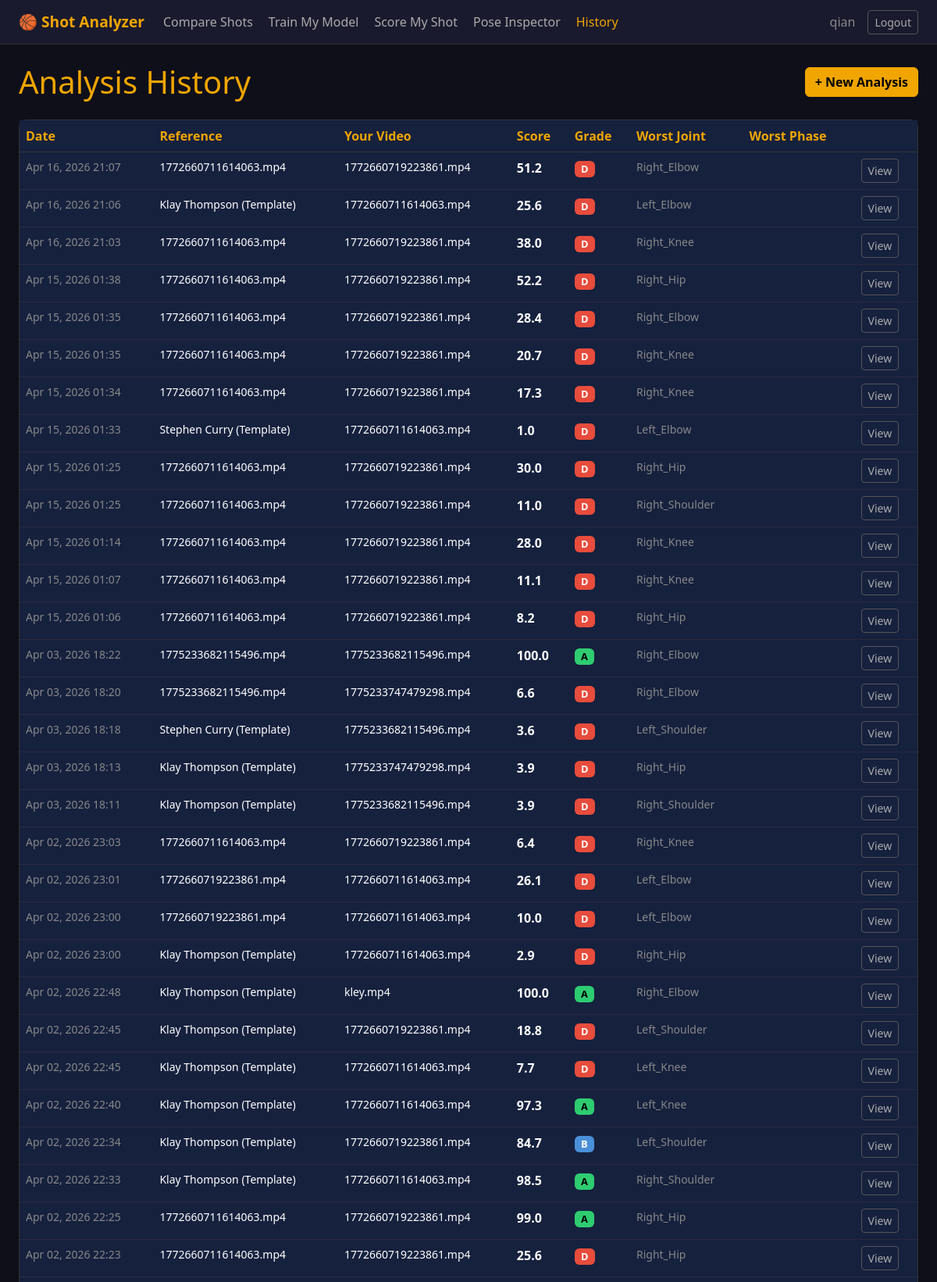
Page /history/ (signed in, upper part) on the committed database.
### shot_analyzer/models.py (models this page shows, shortened)
class AnalysisSession(models.Model):
    user = models.ForeignKey(User, on_delete=models.CASCADE, related_name='sessions')
    created_at = models.DateTimeField(auto_now_add=True)
    ref_video_name = models.CharField(max_length=255)
    user_video_name = models.CharField(max_length=255)
    overall_score = models.FloatField()
    grade = models.CharField(max_length=5)
    most_inconsistent_joint = models.CharField(max_length=50)
    feedback_json = models.TextField()       # JSON list[str]
    joint_scores_json = models.TextField()   # JSON list[dict]
    chart_score_card = models.TextField()    # base64 PNG
    chart_radar = models.TextField()         # base64 PNG
    chart_joint_bars = models.TextField()    # base64 PNG
    chart_angle_curves = models.TextField(blank=True)  # base64 PNG
    class Meta:
        ordering = ['-created_at']

### shot_analyzer/views.py (the view)
# urls.py: path('history/',            views.history,             name='history'),
@login_required
def history(request):
    sessions = AnalysisSession.objects.filter(user=request.user)
    return render(request, 'shot_analyzer/history.html', {'sessions': sessions})

### shot_analyzer/templates/shot_analyzer/history.html (shortened to what this page needs)
{% extends 'shot_analyzer/base.html' %}
{% block content %}
<div class="d-flex align-items-center justify-content-between mb-4">
  <h1 class="mb-0">Analysis History</h1>
  <a href="{% url 'compare' %}" class="btn btn-primary">+ New Analysis</a>
</div>
{% if sessions %}
<div class="card">
  <div class="card-body p-0">
    <table class="table table-dark table-hover mb-0">
      <thead>
        <tr>
          <th>Date</th>
          <th>Reference</th>
          <th>Your Video</th>
          <th>Score</th>
          <th>Grade</th>
          <th>Worst Joint</th>
          <th>Worst Phase</th>
          <th></th>
        </tr>
      </thead>
      <tbody>
        {% for s in sessions %}
        <tr>
          <td class="text-muted small">{{ s.created_at|date:"M d, Y H:i" }}</td>
          <td class="small">{{ s.ref_video_name }}</td>
          <td class="small">{{ s.user_video_name }}</td>
          <td class="fw-bold score-color-{{ s.grade|lower }}">{{ s.overall_score }}</td>
          <td><span class="badge badge-{{ s.grade|lower }}">{{ s.grade }}</span></td>
          <td class="text-muted small">{{ s.most_inconsistent_joint|title }}</td>
          <td class="text-muted small">{{ s.most_inconsistent_phase }}</td>
          <td>
            <a href="{% url 'results' s.id %}" class="btn btn-outline-secondary btn-sm">View</a>
          </td>
        </tr>
        {% endfor %}
      </tbody>
    </table>
  </div>
</div>
{% endif %}
{% endblock %}

### shot_analyzer/templates/shot_analyzer/base.html (shortened to what this page needs)
<!DOCTYPE html>
<html lang="en">
<head>
  <link href="https://cdn.jsdelivr.net/npm/bootstrap@5.3.0/dist/css/bootstrap.min.css" rel="stylesheet">
</head>
<body>
<nav class="navbar navbar-expand-lg">
  <div class="container-fluid px-4">
    <a class="navbar-brand" href="{% url 'home' %}">🏀 Shot Analyzer</a>
    <div class="collapse navbar-collapse" id="navMenu">
      {% if user.is_authenticated %}
      <ul class="navbar-nav me-auto gap-1">
        <li class="nav-item">
          <a class="nav-link {% if request.resolver_match.url_name == 'compare' %}active{% endif %}"
             href="{% url 'compare' %}">Compare Shots</a>
        </li>
        <li class="nav-item">
          <a class="nav-link {% if request.resolver_match.url_name == 'training' %}active{% endif %}"
             href="{% url 'training' %}">Train My Model</a>
        </li>
        <li class="nav-item">
          <a class="nav-link {% if request.resolver_match.url_name == 'score' %}active{% endif %}"
             href="{% url 'score' %}">Score My Shot</a>
        </li>
        <li class="nav-item">
          <a class="nav-link {% if request.resolver_match.url_name == 'detect_shots' %}active{% endif %}"
             href="{% url 'detect_shots' %}">Pose Inspector</a>
        </li>
        <li class="nav-item">
          <a class="nav-link {% if request.resolver_match.url_name == 'history' %}active{% endif %}"
             href="{% url 'history' %}">History</a>
        </li>
      </ul>
      <ul class="navbar-nav ms-auto align-items-center gap-2">
        <li class="nav-item">
          <span class="nav-link text-muted">{{ user.username }}</span>
        </li>
        <li class="nav-item">
          <a class="btn btn-outline-secondary btn-sm" href="{% url 'logout' %}">Logout</a>
        </li>
      </ul>
      {% endif %}
    </div>
  </div>
</nav>
<div class="container-fluid px-4 mt-4" style="max-width: 1400px;">
  {% block content %}{% endblock %}
</div>
</body>
</html>

### shot_analyzer/templates/shot_analyzer/base.html (style rules this page uses)
body { background-color: #0F0F1A; color: #FFFFFF; min-height: 100vh; }
.navbar { background-color: #1A1A2E !important; border-bottom: 1px solid #333; }
.navbar-brand { color: #F0A500 !important; font-weight: 700; font-size: 1.2rem; }
.nav-link { color: #AAAAAA !important; }
.nav-link:hover, .nav-link.active { color: #F0A500 !important; }
.card { background-color: #1A1A2E; border: 1px solid #333; border-radius: 10px; }
h1, h2, h3, h4 { color: #F0A500; }
.btn-primary { background-color: #F0A500; border-color: #F0A500; color: #000; font-weight: 600; }
.btn-outline-secondary { color: #AAAAAA; border-color: #555; }
.table { color: #EEE; }
.table-dark { --bs-table-bg: #16213E; --bs-table-border-color: #333; }
.table th { color: #F0A500; border-color: #333 !important; }
.table td { border-color: #2a2a3e !important; }
.badge { font-size: 0.8rem; }
.badge-a { background-color: #2ECC71 !important; color: #000; }
.badge-b { background-color: #4A90D9 !important; }
.badge-d { background-color: #E74C3C !important; }
.score-color-a { color: #2ECC71; }
.score-color-b { color: #4A90D9; }
.score-color-d { color: #E74C3C; }
.text-muted { color: #888 !important; }

### rows in the picture
AnalysisSession: created_at "Apr 16, 2026 21:07", ref_video_name "1772660711614063.mp4", user_video_name "1772660719223861.mp4", overall_score "51.2", grade "D", most_inconsistent_joint "Right_Elbow"
AnalysisSession: created_at "Apr 16, 2026 21:06", ref_video_name "Klay Thompson (Template)", user_video_name "1772660711614063.mp4", overall_score "25.6", grade "D", most_inconsistent_joint "Left_Elbow"
AnalysisSession: created_at "Apr 16, 2026 21:03", ref_video_name "1772660711614063.mp4", user_video_name "1772660719223861.mp4", overall_score "38.0", grade "D", most_inconsistent_joint "Right_Knee"
AnalysisSession: created_at "Apr 15, 2026 01:38", ref_video_name "1772660711614063.mp4", user_video_name "1772660719223861.mp4", overall_score "52.2", grade "D", most_inconsistent_joint "Right_Hip"
AnalysisSession: created_at "Apr 15, 2026 01:35", ref_video_name "1772660711614063.mp4", user_video_name "1772660719223861.mp4", overall_score "28.4", grade "D", most_inconsistent_joint "Right_Elbow"
AnalysisSession: created_at "Apr 15, 2026 01:35", ref_video_name "1772660711614063.mp4", user_video_name "1772660719223861.mp4", overall_score "20.7", grade "D", most_inconsistent_joint "Right_Knee"
AnalysisSession: created_at "Apr 15, 2026 01:34", ref_video_name "1772660711614063.mp4", user_video_name "1772660719223861.mp4", overall_score "17.3", grade "D", most_inconsistent_joint "Right_Knee"
AnalysisSession: created_at "Apr 15, 2026 01:33", ref_video_name "Stephen Curry (Template)", user_video_name "1772660711614063.mp4", overall_score "1.0", grade "D", most_inconsistent_joint "Left_Elbow"
AnalysisSession: created_at "Apr 15, 2026 01:25", ref_video_name "1772660711614063.mp4", user_video_name "1772660719223861.mp4", overall_score "30.0", grade "D", most_inconsistent_joint "Right_Hip"
AnalysisSession: created_at "Apr 15, 2026 01:25", ref_video_name "1772660711614063.mp4", user_video_name "1772660719223861.mp4", overall_score "11.0", grade "D", most_inconsistent_joint "Right_Shoulder"
AnalysisSession: created_at "Apr 15, 2026 01:14", ref_video_name "1772660711614063.mp4", user_video_name "1772660719223861.mp4", overall_score "28.0", grade "D", most_inconsistent_joint "Right_Knee"
AnalysisSession: created_at "Apr 15, 2026 01:07", ref_video_name "1772660711614063.mp4", user_video_name "1772660719223861.mp4", overall_score "11.1", grade "D", most_inconsistent_joint "Right_Knee"
AnalysisSession: created_at "Apr 15, 2026 01:06", ref_video_name "1772660711614063.mp4", user_video_name "1772660719223861.mp4", overall_score "8.2", grade "D", most_inconsistent_joint "Right_Hip"
AnalysisSession: created_at "Apr 03, 2026 18:22", ref_video_name "1775233682115496.mp4", user_video_name "1775233682115496.mp4", overall_score "100.0", grade "A", most_inconsistent_joint "Right_Elbow"
AnalysisSession: created_at "Apr 03, 2026 18:20", ref_video_name "1775233682115496.mp4", user_video_name "1775233747479298.mp4", overall_score "6.6", grade "D", most_inconsistent_joint "Right_Elbow"
AnalysisSession: created_at "Apr 03, 2026 18:18", ref_video_name "Stephen Curry (Template)", user_video_name "1775233682115496.mp4", overall_score "3.6", grade "D", most_inconsistent_joint "Left_Shoulder"
AnalysisSession: created_at "Apr 03, 2026 18:13", ref_video_name "Klay Thompson (Template)", user_video_name "1775233747479298.mp4", overall_score "3.9", grade "D", most_inconsistent_joint "Right_Hip"
AnalysisSession: created_at "Apr 03, 2026 18:11", ref_video_name "Klay Thompson (Template)", user_video_name "1775233682115496.mp4", overall_score "3.9", grade "D", most_inconsistent_joint "Right_Shoulder"
AnalysisSession: created_at "Apr 02, 2026 23:03", ref_video_name "1772660711614063.mp4", user_video_name "1772660719223861.mp4", overall_score "6.4", grade "D", most_inconsistent_joint "Right_Knee"
AnalysisSession: created_at "Apr 02, 2026 23:01", ref_video_name "1772660719223861.mp4", user_video_name "1772660711614063.mp4", overall_score "26.1", grade "D", most_inconsistent_joint "Left_Elbow"
AnalysisSession: created_at "Apr 02, 2026 23:00", ref_video_name "1772660719223861.mp4", user_video_name "1772660711614063.mp4", overall_score "10.0", grade "D", most_inconsistent_joint "Left_Elbow"
AnalysisSession: created_at "Apr 02, 2026 23:00", ref_video_name "Klay Thompson (Template)", user_video_name "1772660711614063.mp4", overall_score "2.9", grade "D", most_inconsistent_joint "Right_Hip"
AnalysisSession: created_at "Apr 02, 2026 22:48", ref_video_name "Klay Thompson (Template)", user_video_name "kley.mp4", overall_score "100.0", grade "A", most_inconsistent_joint "Right_Elbow"
AnalysisSession: created_at "Apr 02, 2026 22:45", ref_video_name "Klay Thompson (Template)", user_video_name "1772660719223861.mp4", overall_score "18.8", grade "D", most_inconsistent_joint "Left_Shoulder"
AnalysisSession: created_at "Apr 02, 2026 22:45", ref_video_name "Klay Thompson (Template)", user_video_name "1772660711614063.mp4", overall_score "7.7", grade "D", most_inconsistent_joint "Left_Knee"
AnalysisSession: created_at "Apr 02, 2026 22:40", ref_video_name "Klay Thompson (Template)", user_video_name "1772660711614063.mp4", overall_score "97.3", grade "A", most_inconsistent_joint "Left_Knee"
AnalysisSession: created_at "Apr 02, 2026 22:34", ref_video_name "Klay Thompson (Template)", user_video_name "1772660719223861.mp4", overall_score "84.7", grade "B", most_inconsistent_joint "Left_Shoulder"
AnalysisSession: created_at "Apr 02, 2026 22:33", ref_video_name "Klay Thompson (Template)", user_video_name "1772660711614063.mp4", overall_score "98.5", grade "A", most_inconsistent_joint "Right_Shoulder"
AnalysisSession: created_at "Apr 02, 2026 22:25", ref_video_name "1772660711614063.mp4", user_video_name "1772660719223861.mp4", overall_score "99.0", grade "A", most_inconsistent_joint "Right_Hip"
AnalysisSession: created_at "Apr 02, 2026 22:23", ref_video_name "1772660711614063.mp4", user_video_name "1772660719223861.mp4", overall_score "25.6", grade "D", most_inconsistent_joint "Right_Hip"

### other values in the picture
{{ user.username }} "qian"
